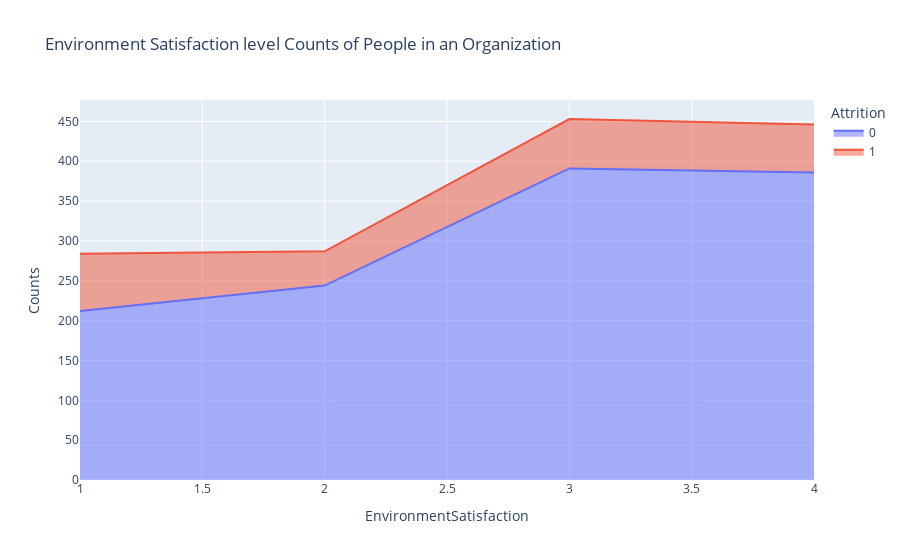

The notebook cell this image was saved under:
### Markdown cell above
# How does the environment satisfaction impact attrition?

### Code cell
sats_att=data.groupby(['EnvironmentSatisfaction','Attrition']).apply(lambda x:x['DailyRate'].count()).reset_index(name='Counts')
px.area(sats_att,x='EnvironmentSatisfaction',y='Counts',color='Attrition',title='Environment Satisfaction level Counts of People in an Organization')

### Figure 1 — Plotly figure (JSON) as saved in the notebook; plotly's stock layout.template omitted (floating-point values rounded to 4 significant figures)
{"data": [{"hovertemplate": "Attrition=0<br>EnvironmentSatisfaction=%{x}<br>Counts=%{y}<extra></extra>", "legendgroup": "0", "line": {"color": "#636efa"}, "marker": {"symbol": "circle"}, "mode": "lines", "name": "0", "orientation": "v", "showlegend": true, "stackgroup": "1", "type": "scatter", "x": [1, 2, 3, 4], "xaxis": "x", "y": [212, 244, 391, 386], "yaxis": "y"}, {"hovertemplate": "Attrition=1<br>EnvironmentSatisfaction=%{x}<br>Counts=%{y}<extra></extra>", "legendgroup": "1", "line": {"color": "#EF553B"}, "marker": {"symbol": "circle"}, "mode": "lines", "name": "1", "orientation": "v", "showlegend": true, "stackgroup": "1", "type": "scatter", "x": [1, 2, 3, 4], "xaxis": "x", "y": [72, 43, 62, 60], "yaxis": "y"}], "layout": {"legend": {"title": {"text": "Attrition"}, "tracegroupgap": 0}, "title": {"text": "Environment Satisfaction level Counts of People in an Organization"}, "xaxis": {"anchor": "y", "domain": [0, 1], "title": {"text": "EnvironmentSatisfaction"}}, "yaxis": {"anchor": "x", "domain": [0, 1], "title": {"text": "Counts"}}}}
